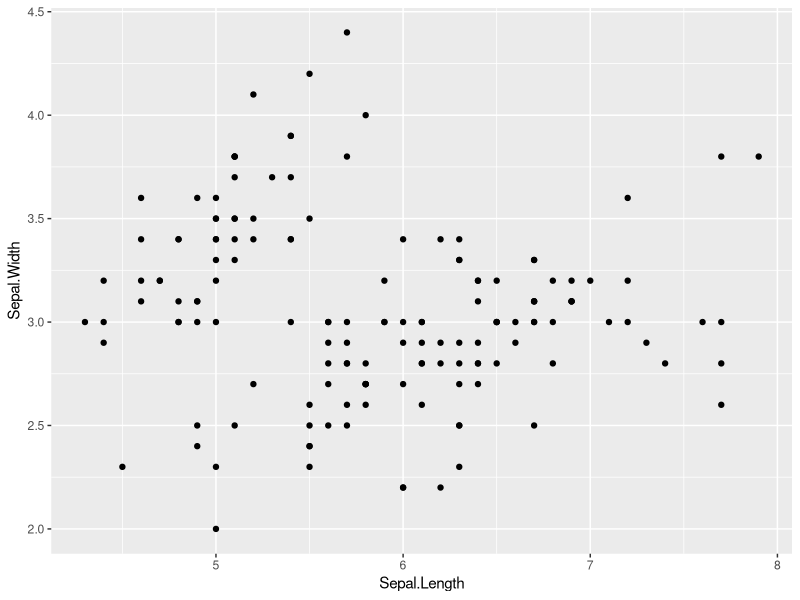
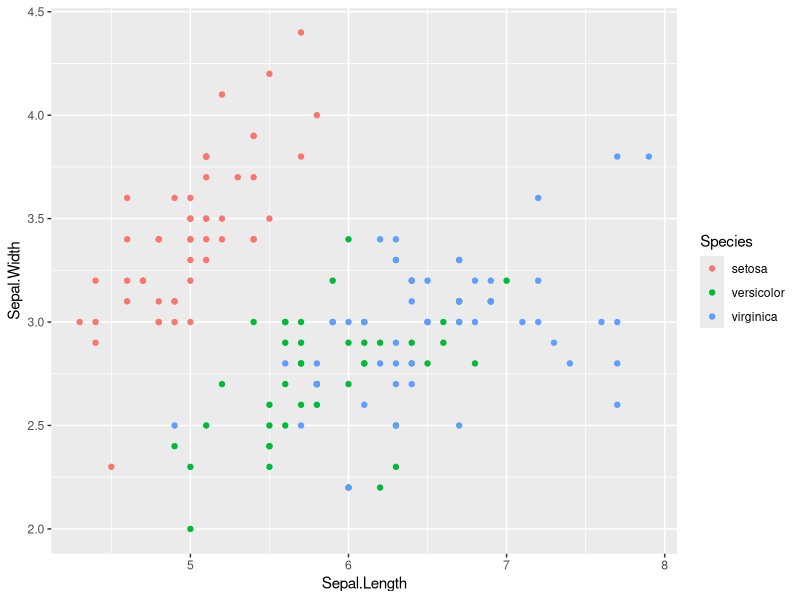
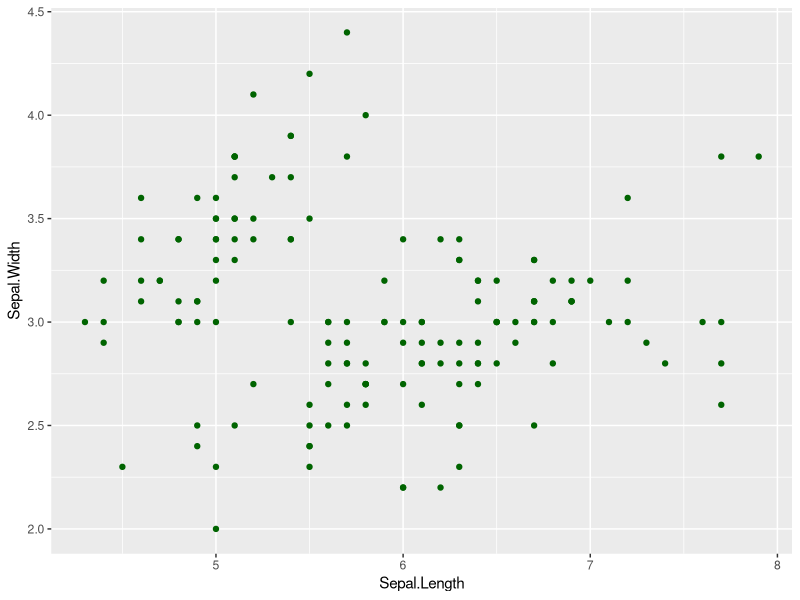
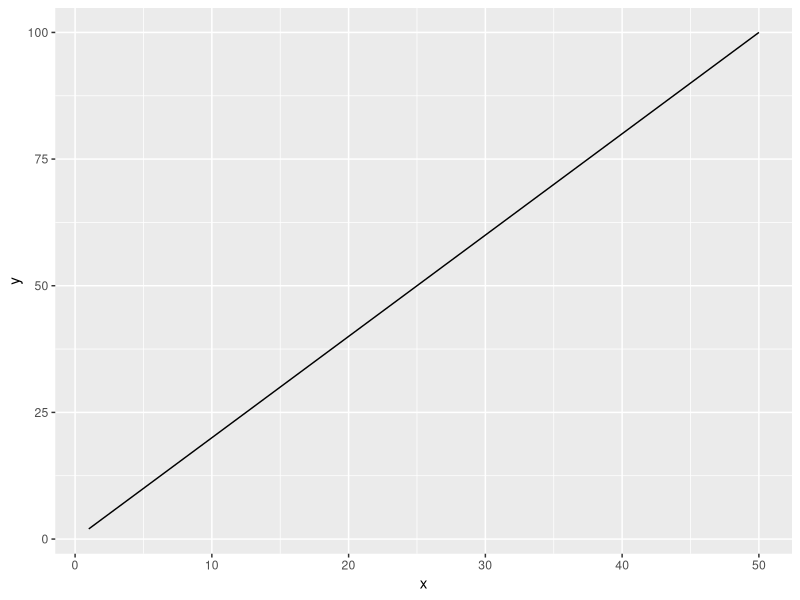
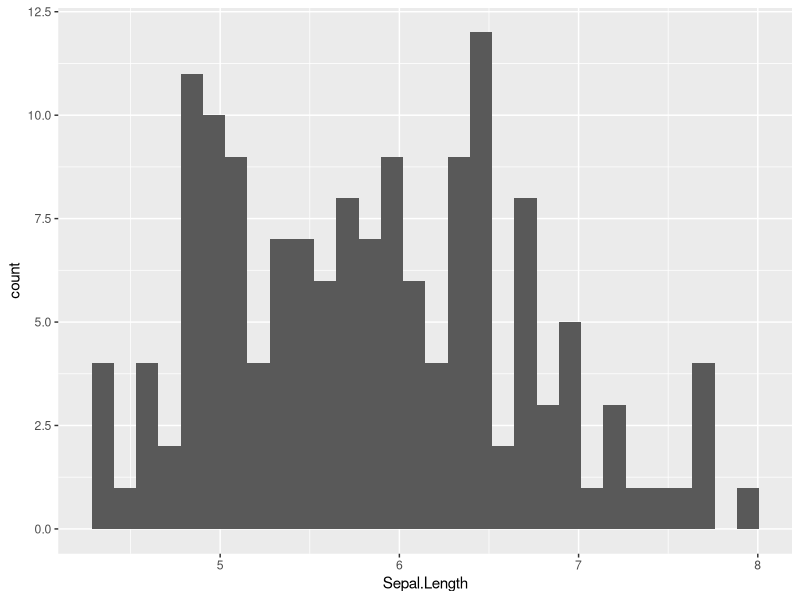
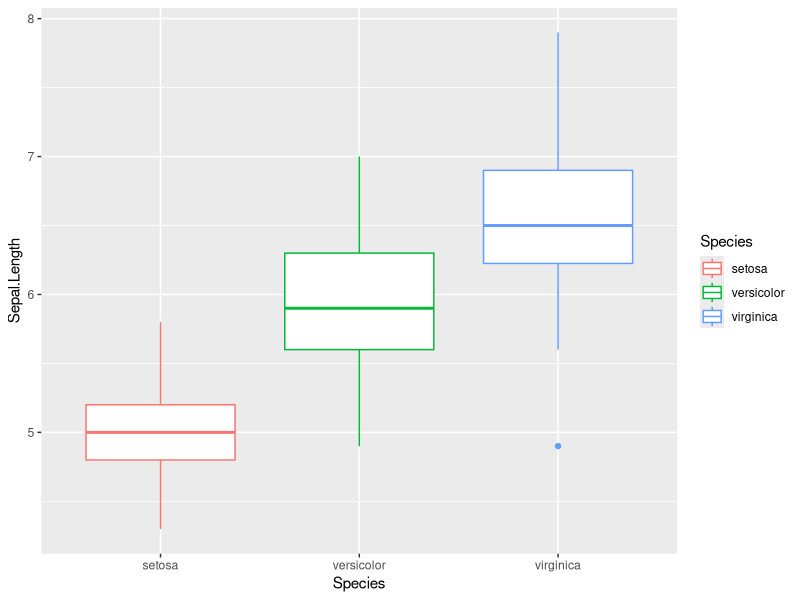
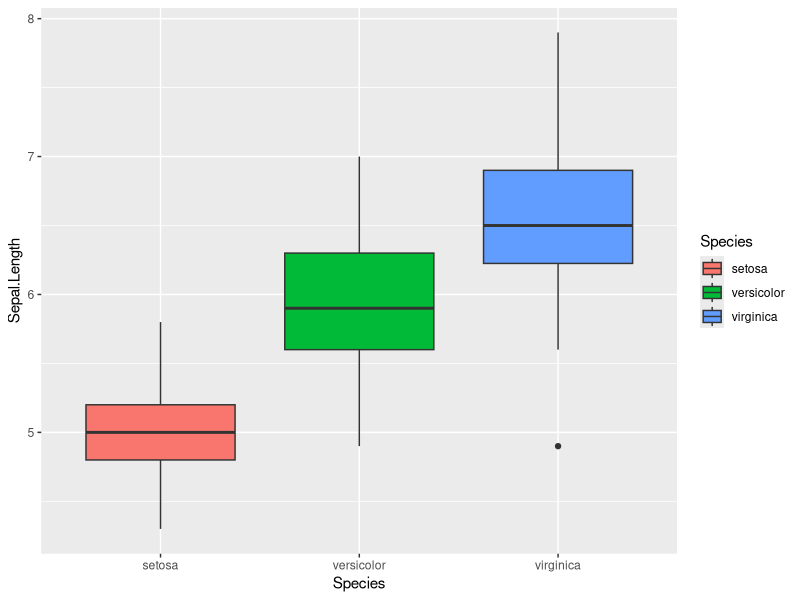
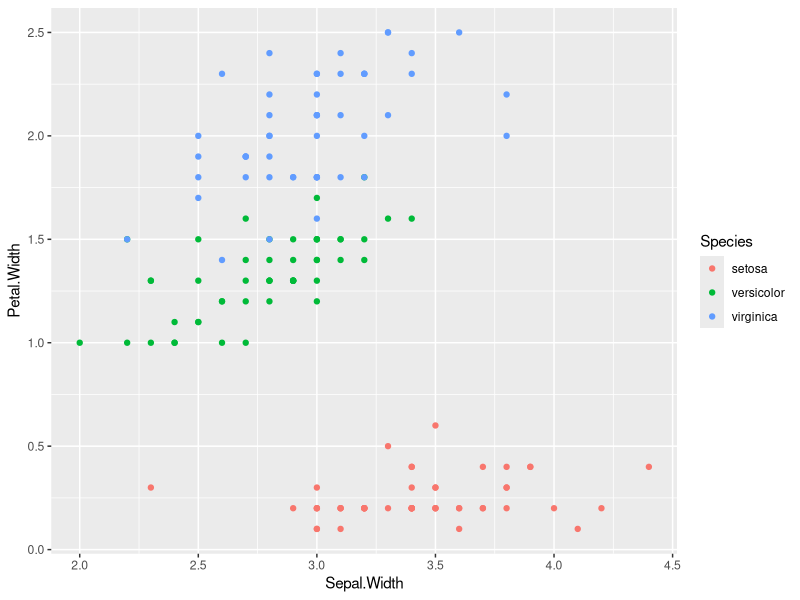

Reproduce these figures in R, in order.
library(tidyverse)

# Point Figure ------------------------------------------------------------

##Shift + Ctr + M for pipe
iris %>% 
  ggplot(aes(x=Sepal.Length,
             y=Sepal.Width))+
  geom_point()

## aes(...color+COLUMNAME)
iris %>% 
  ggplot(aes(x=Sepal.Length,
             y=Sepal.Width, color=Species)
         )+geom_point()
iris %>% 
  ggplot(aes(x=Sepal.Length,
             y=Sepal.Width)
         )+geom_point(color="darkgreen")

# Line Figure -------------------------------------------------------------

df_x <- tibble(x=1:50, y=2*x)

df_x %>% 
  ggplot(aes(x=x,y=y))+
  geom_line()

# Histogram ---------------------------------------------------------------
iris %>% 
  ggplot(aes(x=Sepal.Length))+
  geom_histogram()

# Boxplot -----------------------------------------------------------------
iris %>% 
  ggplot(aes(x=Species, 
         y=Sepal.Length, color=Species)) +
  geom_boxplot()

## change color
iris %>% 
  ggplot(aes(x=Species,y=Sepal.Length,fill=Species))+
  geom_boxplot()

#exercise

#Q1 using 'iris' data, identify the longest Sepal.Length using arrange () function 
iris %>% 
  arrange(desc(Sepal.Length))

#Q2 Using 'iris' data, filter/select individuals with Sepal.Width greater then 3.0
iris %>% 
  filter(Sepal.Width>3.0)

#Q3 Using 'iris' data, select the columns "Petal.Length" 
# and "Petal.Width", and then arrange the order of rows by "Petal.Length" (desc)
#Assign results to objecr "df_petal"
df_petal <- iris %>% 
  select(Petal.Length,Petal.Width) %>% 
  arrange(desc(Petal.Length))

#Q4 Calculate mean Sepal.Width by species; assign the results to "df_mean"
df_mean <- iris %>% 
  group_by(Species) %>% 
  summarize(mean=mean(Sepal.Width))

#Q5 Create a point figure of Petal.Width (y-axis) and Sepal.Width (x-axis)
# with colors distinguishing species
iris %>% 
  ggplot(aes(x=Sepal.Width,
             y=Petal.Width,color=Species))+
  geom_point()
